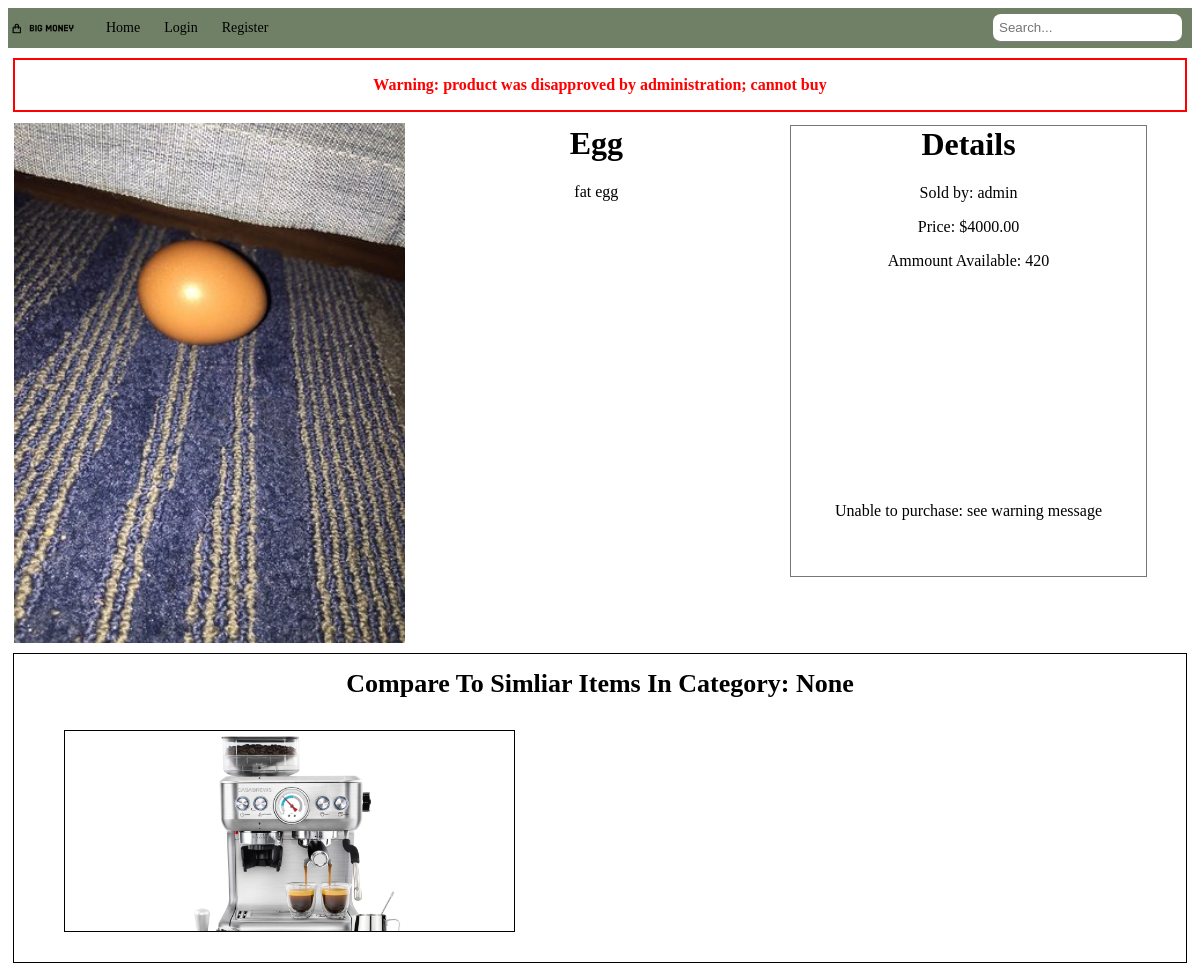
The page /view-product/1/ on the database its author committed.
### bigMoney/models.py (models this page shows, shortened)
class merchandise(models.Model):
    poster = models.ForeignKey(settings.AUTH_USER_MODEL, on_delete=models.SET_NULL, null=True)
    title = models.CharField(max_length=255)
    date_posted = models.DateTimeField(default=timezone.now)
    cost = models.DecimalField(max_digits=8, decimal_places=2)
    description = models.TextField(max_length=1024)
    image = models.ImageField(default='default.jpg', upload_to='product_images')
    quantity_in_stock = models.IntegerField()
    quantity_sold = models.IntegerField(default=0)
    is_approved = models.BooleanField(default=None, null=True)
    GENRE_CHOICES = (
        ('clothing', 'Clothing'),
        ('books', 'Books'),
        ('movies', 'Movies'),
        ('computers', 'Computers'),
        ('food', 'Food'),
        ('cooking', 'Cooking'),
        ('outdoors', 'Outdoors'),
    )
    genre = models.CharField(max_length=255, choices=GENRE_CHOICES, null=True)

class User(AbstractUser):
    USER_ROLES = (
        ("S", "Seller"),
        ("C", "Customer")
    )
    role = models.CharField(max_length=1, blank=False, choices=USER_ROLES, default="S")
    card_number = models.CharField(max_length=16, null=True, validators=[MinLengthValidator(16)])
    email = models.EmailField(max_length=255, default="")
    name = models.CharField(max_length=255, default="New User")
    balance = models.FloatField(default=0.0)
    address = models.ForeignKey(Address, on_delete=models.CASCADE, null=True)
    available_merch = models.ManyToManyField(merchandise, default=None)
    ShoppingCart = models.ForeignKey(shoppingCart, on_delete=models.CASCADE, null=True)
    Orders = models.ManyToManyField(Order, default=None)
    is_approved = models.BooleanField(default=None, null=True)

### bigMoney/views.py (the view)
# urls.py: path('view-product/<int:item_id>/', views.view_merchandise, name="view-product"),
def view_merchandise(request, item_id):
    item = get_object_or_404(merchandise, pk=item_id)
    related_items = merchandise.objects.filter(genre=item.genre).exclude(pk=item_id)[:2]
    messages.get_messages(request) # retrieve any messages
    return render(request, 'view_item.html', {'item': item, 'related_items': related_items})

### bigMoney/templates/view_item.html (shortened to what this page needs)
{% extends 'base.html' %}
{% block content %}
{% if item.is_approved == NONE %}
<div class="alert">Warning: product has not been aproved by administration yet; cannot buy</div>
{% elif not item.is_approved %}
<div class="alert">Warning: product was disapproved by administration; cannot buy</div>
{% elif messages %}
{%for message in messages%}
    <div class="alert">{{message}}</div>
    {%endfor%}
{%endif%}
<div class="item">
    <div class="image-container">
        <img src="{{ item.image.url }}" alt="{{ item.name }} - image not loaded">
    </div>
    <div class="text-container">
        <div class="header-container">
            <h1>{{ item.title }}</h1>
            <p>{{ item.description }}</p>
        </div>
        <div class="details-container">
            <h1>Details</h1>
            <p>Sold by: {{item.poster.username}}</p>
            <p>Price: ${{ item.cost }}</p>
            <p>Ammount Available: {{item.quantity_in_stock}}</p>
            <div class='button-container'>
                {% if item.is_approved == NONE or not item.is_approved %}
                    <p>Unable to purchase: see warning message</p>
                {%else%}
                <a class="add-to-button", href="{% url 'add_to_cart' item_id=item.id %}">Add to cart</a>
                {%endif%}
            </div>
        </div>
    </div>
</div>
<div class="similar-items">
    <h2 class="subscript">Compare To Simliar Items In Category: {{item.genre}}</h2>
    {% if related_items %}
    <div class="item-block">
        <ul>
        {% for related_item in related_items %}
        <a href="{% url 'view-product' related_item.id %}">
            <div class="items-condensed">
                <li><img src="{{ related_item.image.url }}" alt="{{ related_item.name }} image"></li>
            </div>
        </a>
        {% endfor %}
        </ul>
    </div>
</div>
{%else%}
<p>No similar items</p>
{%endif%}
{% endblock %}

### bigMoney/static/styling/styles.css (style rules this page uses)
.subscript { font-family: "Georgia", 'Times New Roman'; font-size: 26px; font-weight: bold; text-align: center; margin: 10px 0; }
.image-container { float: left; margin: 6px; }
.image-container { width: 33%; }
.image-container img { width: 100%; height: auto; }
.header-container, .details-container { float: left; margin: 8px; width: 30%; }
.header-container h1 { text-align: center; text-transform: capitalize; margin-top: 0; }
.header-container p { text-align: center; }
.details-container { border: 1px solid; border-color: #777; height: 450px; }
.details-container p { text-align: center; }
.details-container h1 { text-align: center; margin-top: 0; }
.button-container { display: flex; justify-content: center; align-items: center; height: 100%; }
.item-block { display: flex; flex-wrap: wrap; justify-content: space-between; }
.items-condensed li { vertical-align: top; }
.similar-items { border: 1px solid black; height: auto; padding: 5px; margin: 5px; clear: both; }
.items-condensed { width: 40%; height: 200px; border: 1px solid black; display: inline-block; margin: 5px; overflow: hidden; }
.items-condensed li { text-align: center; text-decoration: none; color: black; list-style-type: none; }
.items-condensed img { width: 50%; height: auto; margin: 5px; }
.alert { padding: 1rem; border: 2px solid red; color: red; font-weight: bold; text-align: center; margin: 5px; }

### rows shown on the page
merchandise: image (picture), title "Egg", description "fat egg", poster.username "admin", cost "4000.00", quantity_in_stock "420", genre "None"
merchandise: image (picture)
